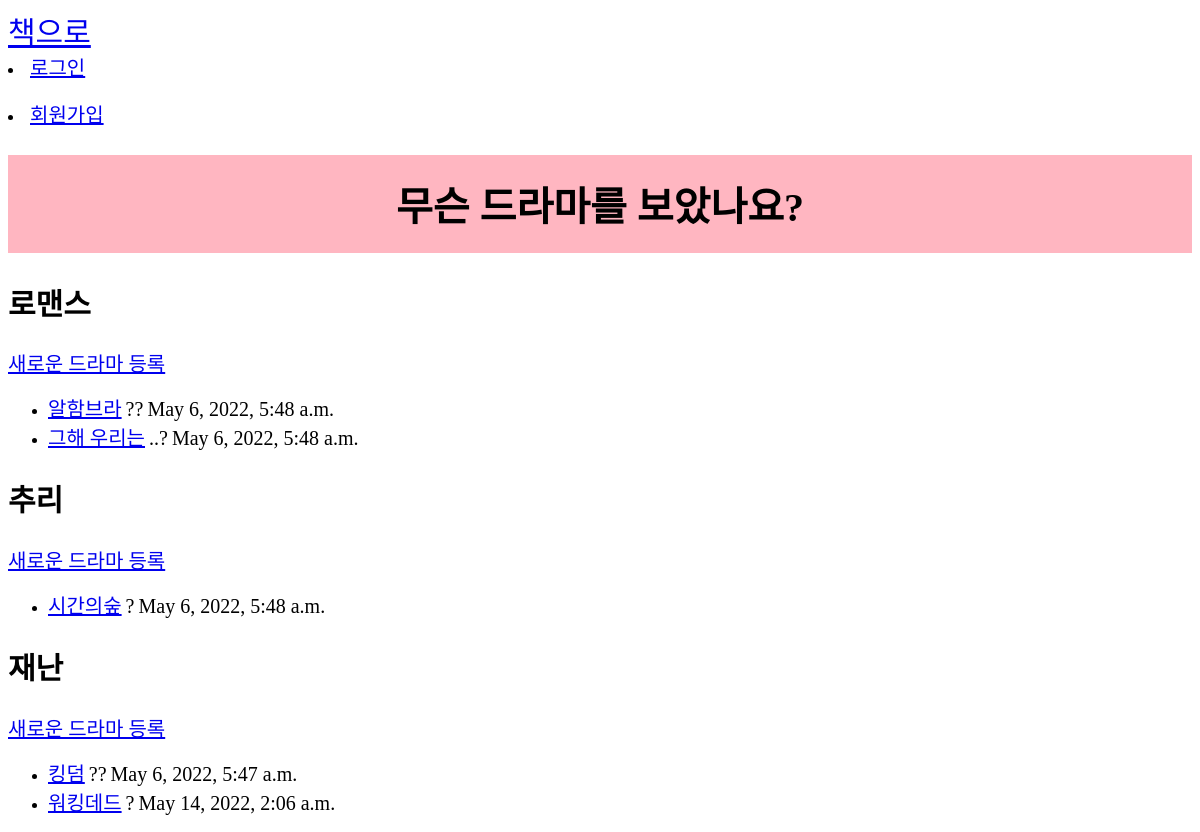
Page /drama on the earlier database version.
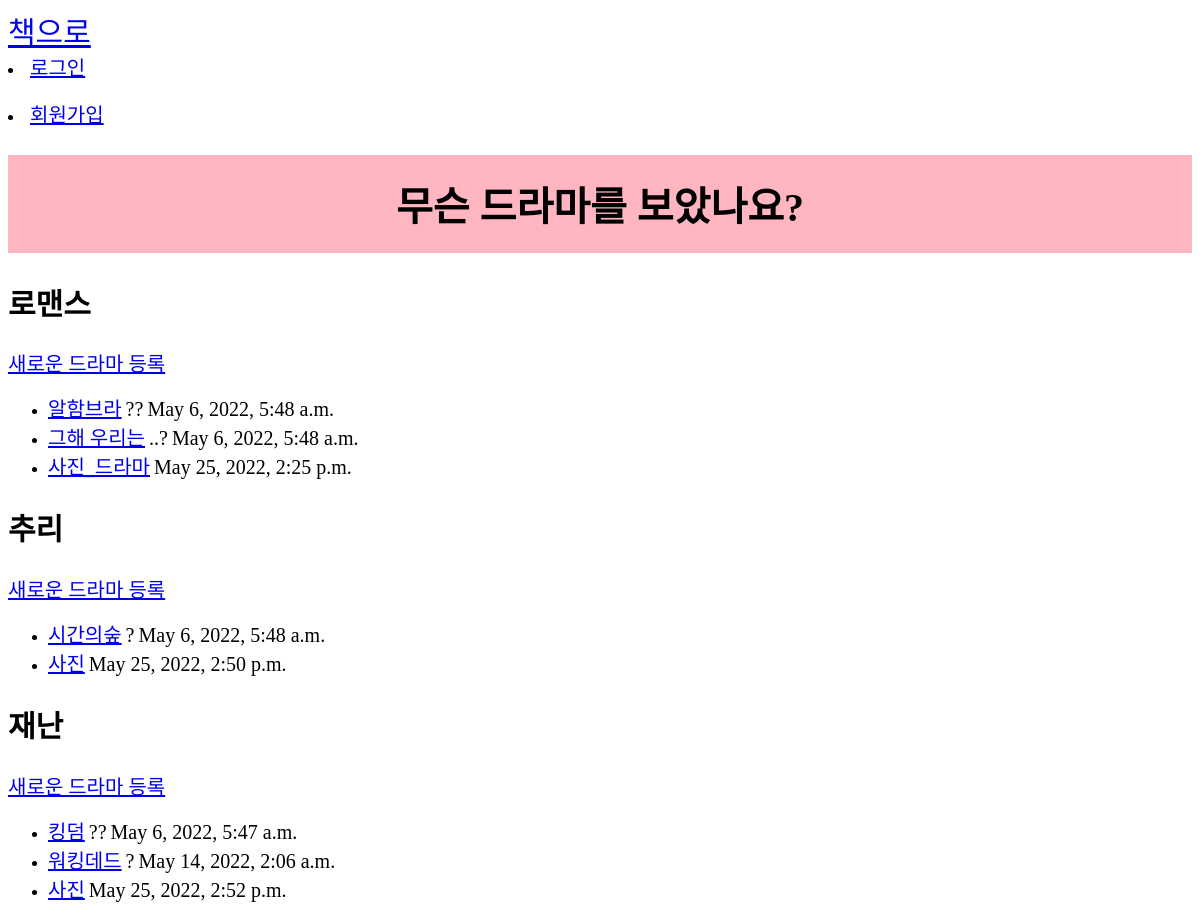
Same page on the later database version.
### drama/models.py (models this page shows, shortened)
class Romance(models.Model):
    title = models.CharField('Title',max_length=50, blank=True)
    author = models.CharField('Author',max_length=50, blank=True)
    upload_time = models.DateTimeField(unique=True)
    content=models.TextField('content')
    hashtag=models.ManyToManyField(R_HashTag)
    photo=models.ImageField(blank=True, null=True, upload_to="drama_photo")

class Mystery(models.Model):
    title = models.CharField('Title',max_length=50, blank=True)
    author = models.CharField('Author',max_length=50, blank=True)
    upload_time = models.DateTimeField(unique=True)
    content=models.TextField('content')
    hashtag=models.ManyToManyField(M_HashTag)
    photo=models.ImageField(blank=True, null=True, upload_to="drama_photo")

class Disaster(models.Model):
    title = models.CharField('Title',max_length=50, blank=True)
    author = models.CharField('Author',max_length=50, blank=True)
    upload_time = models.DateTimeField(unique=True)
    content=models.TextField('content')
    hashtag=models.ManyToManyField(D_HashTag)
    photo=models.ImageField(blank=True, null=True, upload_to="drama_photo")

### drama/views.py (the view)
# urls.py: path('drama',List2,name='list2'),
def List2(request):
    R_posts2=Romance.objects.filter(upload_time__lte=timezone.now()).order_by('upload_time')
    M_posts2=Mystery.objects.filter(upload_time__lte=timezone.now()).order_by('upload_time')
    D_posts2=Disaster.objects.filter(upload_time__lte=timezone.now()).order_by('upload_time')
    contexts={'R_posts2':R_posts2, 'M_posts2':M_posts2, 'D_posts2':D_posts2}
    return render(request, 'list2.html', contexts)

### drama/templates/list2.html (shortened to what this page needs)
{% load static %}
<html>
    <head>
        <link rel = "stylesheet" href="{% static 'css/list.css' %}">
        <a style="font-size:30px" href="{% url 'list' %}">책으로</a>
        <br>
        {% if not user.is_authenticated %}
        <li>
            <a href="{% url 'login' %}">로그인</a>
        </li>
        {% endif %}
        {% if not user.is_authenticated %}
        <br>
        <li>
            <a href="{% url 'signup' %}">회원가입</a>
        </li>
        {% endif %}
    </head>
    <body>
        <div class="content">
            <h1>무슨 드라마를 보았나요?</h1>
            <h2>로맨스</h2>
            <a href="{% url 'R_new2' %}">새로운 드라마 등록</a>
            <ul>
                {% for R_post2 in R_posts2 %}
                    <li><a href="{% url 'R_detail2' pk=R_post2.id %}">{{ R_post2.title }}</a>
                        <span>{{  R_post2.author }}</span>
                        <span>{{  R_post2.upload_time }}</span></li>
                {% endfor %}
            </ul>
            <h2>추리</h2>
            <a href="{% url 'M_new2' %}">새로운 드라마 등록</a>
            <ul>
                {% for M_post2 in M_posts2 %}
                    <li><a href="{% url 'M_detail2' pk=M_post2.id %}">{{ M_post2.title }}</a>
                        <span>{{  M_post2.author }}</span>
                        <span>{{  M_post2.upload_time }}</span></li>
                {% endfor %}
            </ul>
            <h2>재난</h2>
            <a href="{% url 'D_new2' %}">새로운 드라마 등록</a>
            <ul>
                {% for D_post2 in D_posts2 %}
                    <li><a href="{% url 'D_detail2' pk=D_post2.id %}">{{ D_post2.title }}</a>
                        <span>{{  D_post2.author }}</span>
                        <span>{{  D_post2.upload_time }}</span></li>
                {% endfor %}
            </ul>
        </div>
    </body>
</html>

Differences in the rows shown:
added Romance: title "사진_드라마", upload_time "May 25, 2022, 2:25 p.m."
added Mystery: title "사진", upload_time "May 25, 2022, 2:50 p.m."
added Disaster: title "사진", upload_time "May 25, 2022, 2:52 p.m."
